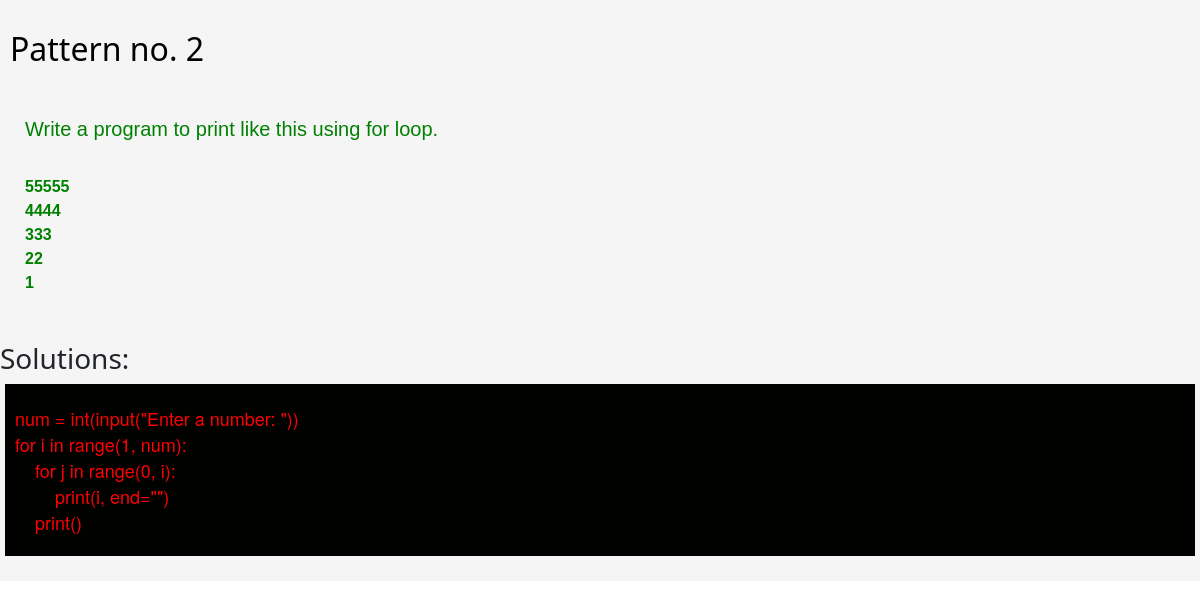
Screenshot of /3/ with the database file from the repository.
### qna_app/models.py (models this page shows, shortened)
class Questions(models.Model):
    question_title = models.CharField(max_length=200)
    question_text = models.TextField()

class Answers(models.Model):
    question_title = models.ForeignKey(Questions, on_delete=models.CASCADE)
    solution = models.TextField()

### qna_app/views.py (the view)
# urls.py: path('<int:question_id>/', views.answer, name='answers'),
def answer(request, question_id):
    questions = get_object_or_404(Questions, pk = question_id)
    context = {
        'questions' : questions,
    }
    return render(request, 'qna_app/answer.html', context)

### qna_app/templates/qna_app/answer.html
{% extends 'qna_app/home.html'%}
{% block body_block %}
    <div class="jumbotron">
        <div class="header">
            <h2>{{ questions.question_title }}</h2>
            <p>{{ questions.question_text | safe }}</p>
        </div>
        <h3>Solutions:</h3>
        <div class="answer">
            {% for answer in questions.answers_set.all %}
            <p>{{ answer.solution | safe }}</p>
            {% endfor %}
        </div>
    </div>
{% endblock %}

### qna_app/static/qna_app/css/style.css (style rules this page uses)
.jumbotron { background-color: whitesmoke; padding: 20px 0; }
.question { color: crimson; font-size: 20px; padding: 15px 0; }
.header h2 { color: #010100; margin: 10px; }
.header p { color: green !important; margin-left: 25px; }
.answer p { color: red !important; }
.answer { padding: 5px 10px; background-color: #010100; margin: 5px 5px; }

### rows the page displays
Questions: question_title "Pattern no. 2", question_text "Write a program to print like this using for loop. 55555 4444 333 22 1"
Answers: solution "num = int(input(\"Enter a number: \")) for i in range(1, num): for j in range(0, i): print(i, end=\"\") print()"
